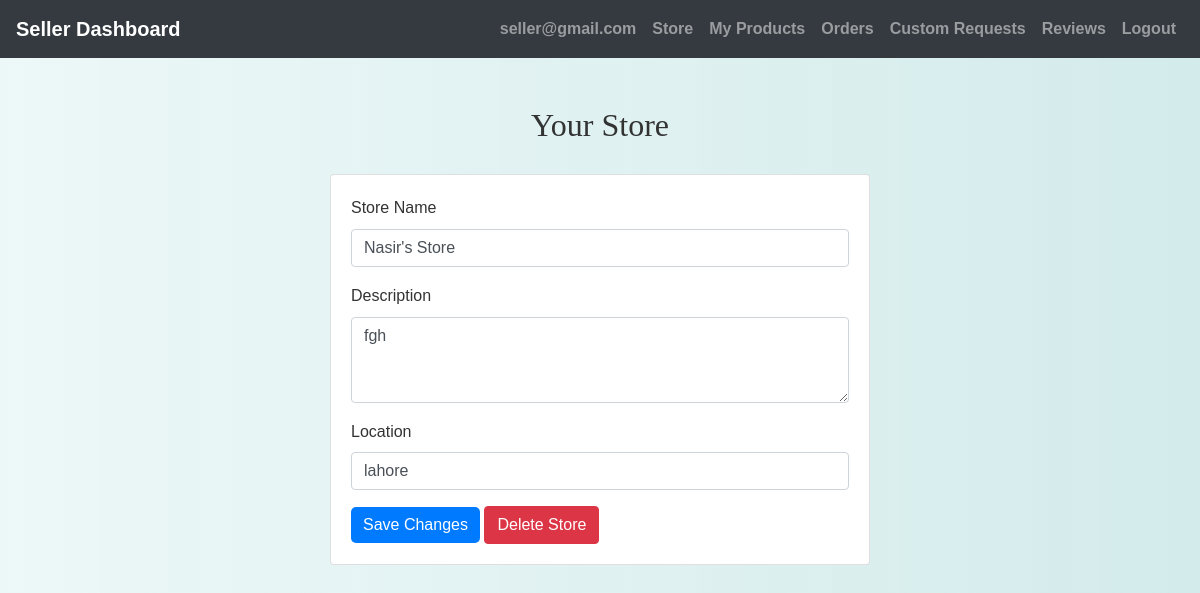
/seller/view_store.php (signed in), run on the app's committed database.
### tables this page shows
CREATE TABLE `stores` (
  `StoreID` int(11) NOT NULL,
  `StoreName` varchar(255) NOT NULL,
  `Description` text NOT NULL,
  `Location` varchar(255) NOT NULL,
  `SellerID` int(11) NOT NULL
);

### seller/view_store.php (the view, shortened to what this page needs)
<?php
include 'config.php';
$seller_id = $_SESSION['id'];
$sql_store = "SELECT * FROM stores WHERE SellerID = ?";
$stmt_store = mysqli_prepare($conn, $sql_store);
mysqli_stmt_bind_param($stmt_store, "i", $seller_id);
mysqli_stmt_execute($stmt_store);
$result_store = mysqli_stmt_get_result($stmt_store);
$row_store = mysqli_fetch_assoc($result_store);
?>
<!DOCTYPE html>
<html>
<head>
    <link rel="stylesheet" href="https://stackpath.bootstrapcdn.com/bootstrap/4.5.2/css/bootstrap.min.css">
    <link rel="stylesheet" href="./css/style.css">
</head>
<body>
    <?php include 'seller_navbar.php'; ?>
    <div class="container mt-5 mb-5">
        <h2 class="text-center">Your Store</h2>
        <div class="row justify-content-center">
            <div class="col-md-6">
                <div class="card">
                    <div class="card-body">
                        <form action="<?php echo htmlspecialchars($_SERVER["PHP_SELF"]); ?>" method="post">
                            <div class="form-group">
                                <label for="store_name">Store Name</label>
                                <input type="text" class="form-control" name="store_name" value="<?php echo $row_store['StoreName']; ?>" required>
                            </div>
                            <div class="form-group">
                                <label for="description">Description</label>
                                <textarea class="form-control" name="description" rows="3"><?php echo $row_store['Description']; ?></textarea>
                            </div>
                            <div class="form-group">
                                <label for="location">Location</label>
                                <input type="text" class="form-control" name="location" value="<?php echo $row_store['Location']; ?>" required>
                            </div>
                            <button type="submit" class="btn btn-primary" name="edit_store">Save Changes</button>
                            <button type="submit" class="btn btn-danger" name="delete_store">Delete Store</button>
                        </form>
                    </div>
                </div>
            </div>
        </div>
    </div>
</body>
</html>

### seller/css/style.css (style rules this page uses)
body { background: linear-gradient(90deg, rgba(233, 246, 246, 0.831), rgba(207, 233, 233, 0.9)); font-family: 'Arial', sans-serif; color: #333; line-height: 1.6; }
h1, h2, h3, h4 { text-align: center; margin-top: 30px; margin-bottom: 30px; font-family: 'Georgia', serif; }
.container { margin-bottom: 40px; }
.btn-primary { color: #fff; border: none; border-radius: 5px; cursor: pointer; transition: background-color 0.3s ease; }

### data on the page
stores: store_name "Nasir's Store", description "fgh", location "lahore"

### other printed values
$_SESSION["email"] "seller@gmail.com"
